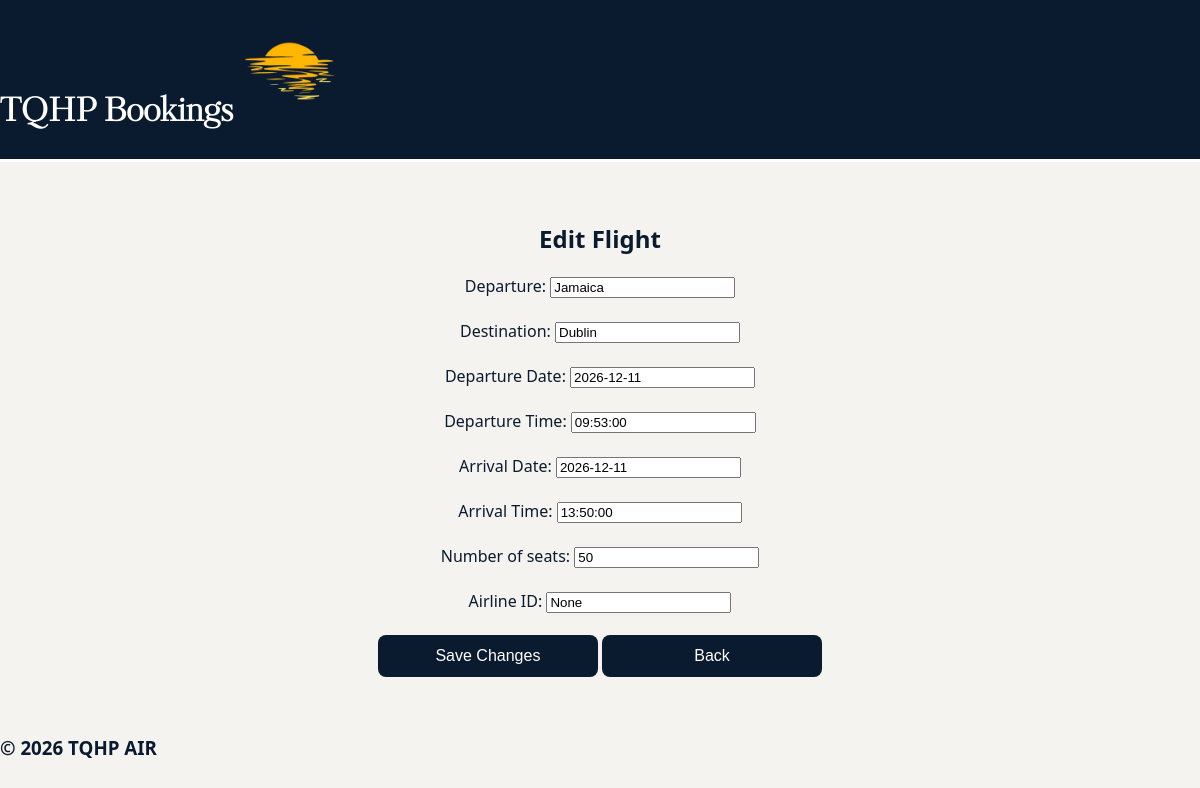
The page /editFlight/5 on the database its author committed.
### tables this page shows
CREATE TABLE Flight (
    flightNumber INTEGER PRIMARY KEY AUTOINCREMENT,
    departure TEXT NOT NULL,
    destination TEXT NOT NULL,
    departureDate TEXT NOT NULL,
    departureTime TEXT NOT NULL,
    arrivalDate TEXT NOT NULL,
    arrivalTime TEXT NOT NULL,
    numberSeats INTEGER NOT NULL,
    airlineID INTEGER,
    FOREIGN KEY (airlineID) REFERENCES Airline(airlineID)
);

### app.py (the view, shortened to what this page needs)
@app.route("/editFlight/<int:flightID>", methods=["GET", "POST"])
def editFlight(flightID):
    conn = getDbConnection()
    f = conn.execute("SELECT * FROM Flight WHERE flightNumber =?", (flightID,)).fetchone()
    flight = conn.execute("SELECT * FROM Flight WHERE flightNumber =?", (flightID,)).fetchone()
    conn.close()
    return render_template("editFlight.html", flight=flight)

### app.py (called while the page is built)
def getDbConnection():
    conn = sqlite3.connect("AirPlaneSystem.db")
    conn.row_factory = sqlite3.Row
    return conn

### templates/editFlight.html (shortened to what this page needs)
<!DOCTYPE html>
<html lang="en">
<head>
    <link rel="stylesheet" href="{{ url_for('static', filename='airplane.css') }}">
</head>
<body>
        <div class = "topBar">
        <h1>
             TQHP Bookings
            <img id="logo" src="{{ url_for('static', filename='Images/sunset logo.png') }}">
        </h1>
    </div>
    <div class = "main">
    <div class = "entry">
    <form method="POST">
        <h2>Edit Flight</h2>
        Departure:
        <input type="text" name="Departure" value="{{ flight['departure'] }}" required><br><br>
        Destination:
        <input type="text" name="Destination" value="{{ flight['destination'] }}" required><br><br>
        Departure Date:
        <input type="text" name="Departure Date" value="{{ flight['departureDate'] }}" required><br><br>
        Departure Time:
        <input type="text" name="Departure Time" value="{{ flight['departureTime'] }}" required><br><br>
        Arrival Date:
        <input type="text" name="Arrival Date" value="{{ flight['arrivalDate'] }}" required><br><br>
        Arrival Time:
        <input type="text" name="Arrival Time" value="{{ flight['arrivalTime'] }}" required><br><br>
        Number of seats:
        <input type="text" name="Number of seats" value="{{ flight['numberSeats'] }}" required><br><br>
        Airline ID:
        <input type="text" name="Airline ID" value="{{ flight['airlineID'] }}" required><br><br>
        <button class = "button" type="submit">Save Changes</button>
        <button class = "backButton" type ="button" onclick="location.href='/admin'">Back</button>
    </form>
    </div>
    </div>
    <div class = "bottomBar">
        <h3>© 2026 TQHP AIR</h3>
    </div>
</body>
</html>

### static/airplane.css (style rules this page uses)
body { margin: 0; font-family: 'Segoe UI', Arial, sans-serif; background: #f5f3ef; color: #0A1A2F; }
.topBar { background: #0A1A2F; color: white; font-size: 16px; display: flex; align-items: center; justify-content: flex-start; border-bottom: 3px solid white; height: 20%; font-family: 'KudryashevDisplay'; }
#logo { height: 100px; width: auto; }
.main { padding: 40px; display: flex; flex-direction: column; align-items: center; text-align: center; }
button { width: 220px; padding: 12px; font-size: 16px; border-radius: 8px; border: none; background: #0A1A2F; color: white; cursor: pointer; transition: 0.2s; }

### rows shown on the page
Flight: Departure "Jamaica", Destination "Dublin", departureDate "2026-12-11", departureTime "09:53:00", arrivalDate "2026-12-11", arrivalTime "13:50:00", numberSeats "50", airlineID "None"
